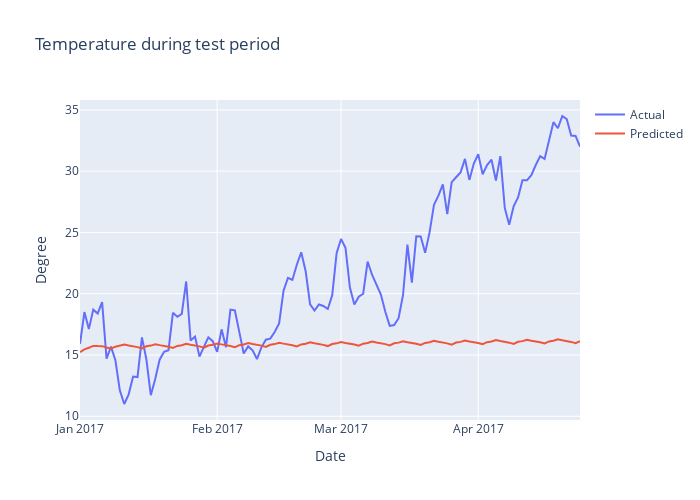

Notebook source saved alongside this figure:
### Code cell
fig=make_subplots(specs=[[{"secondary_y":False}]])
fig.add_trace(go.Scatter(x=test0['date'],y=test_true,name='Actual'),secondary_y=False,)
fig.add_trace(go.Scatter(x=test0['date'],y=test_pred,name='Predicted'),secondary_y=False,)

fig.update_layout(autosize=False,width=700,height=500,title_text="Temperature during test period")
fig.update_xaxes(title_text="Date")
fig.update_yaxes(title_text="Degree",secondary_y=False)
fig.show()
